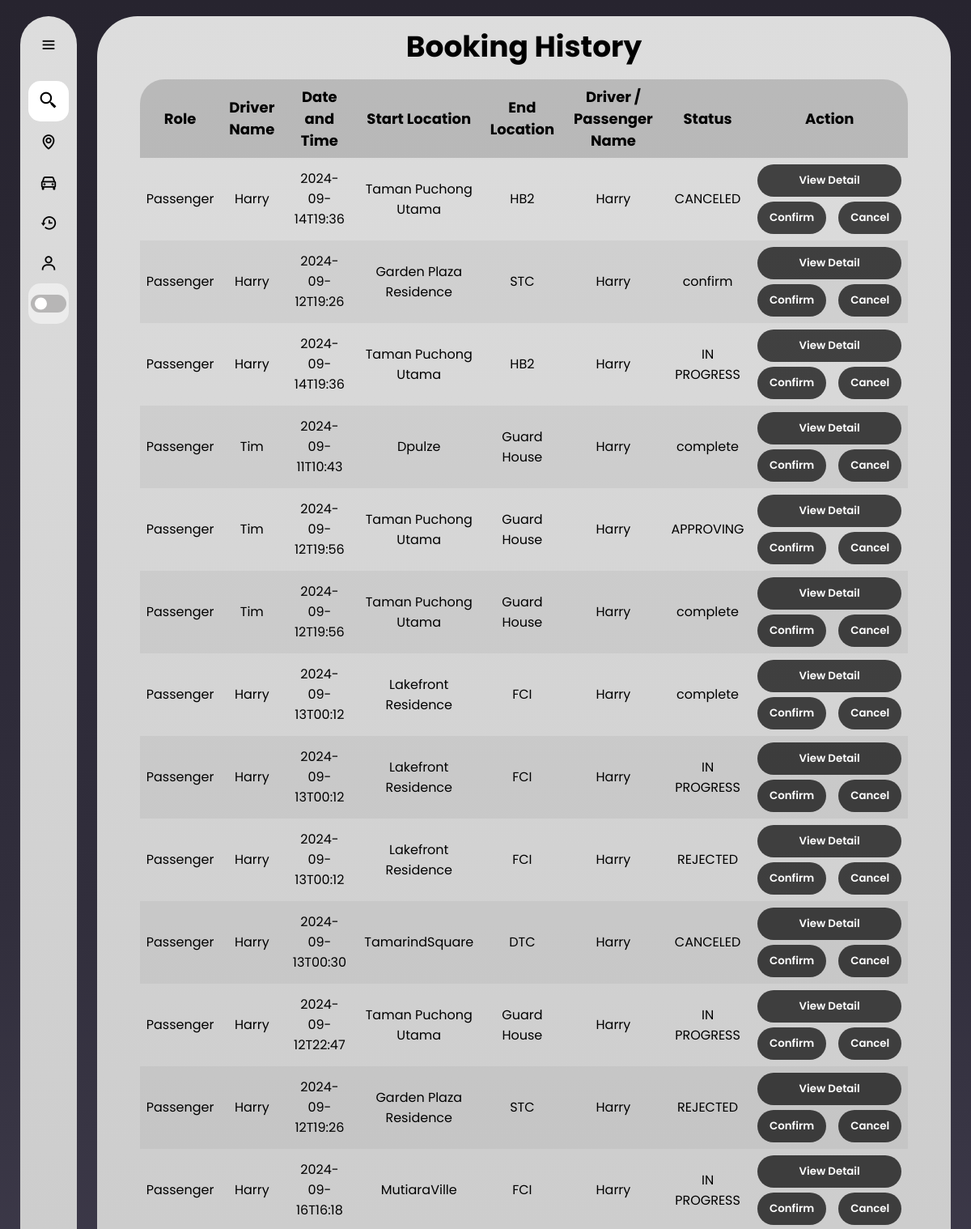
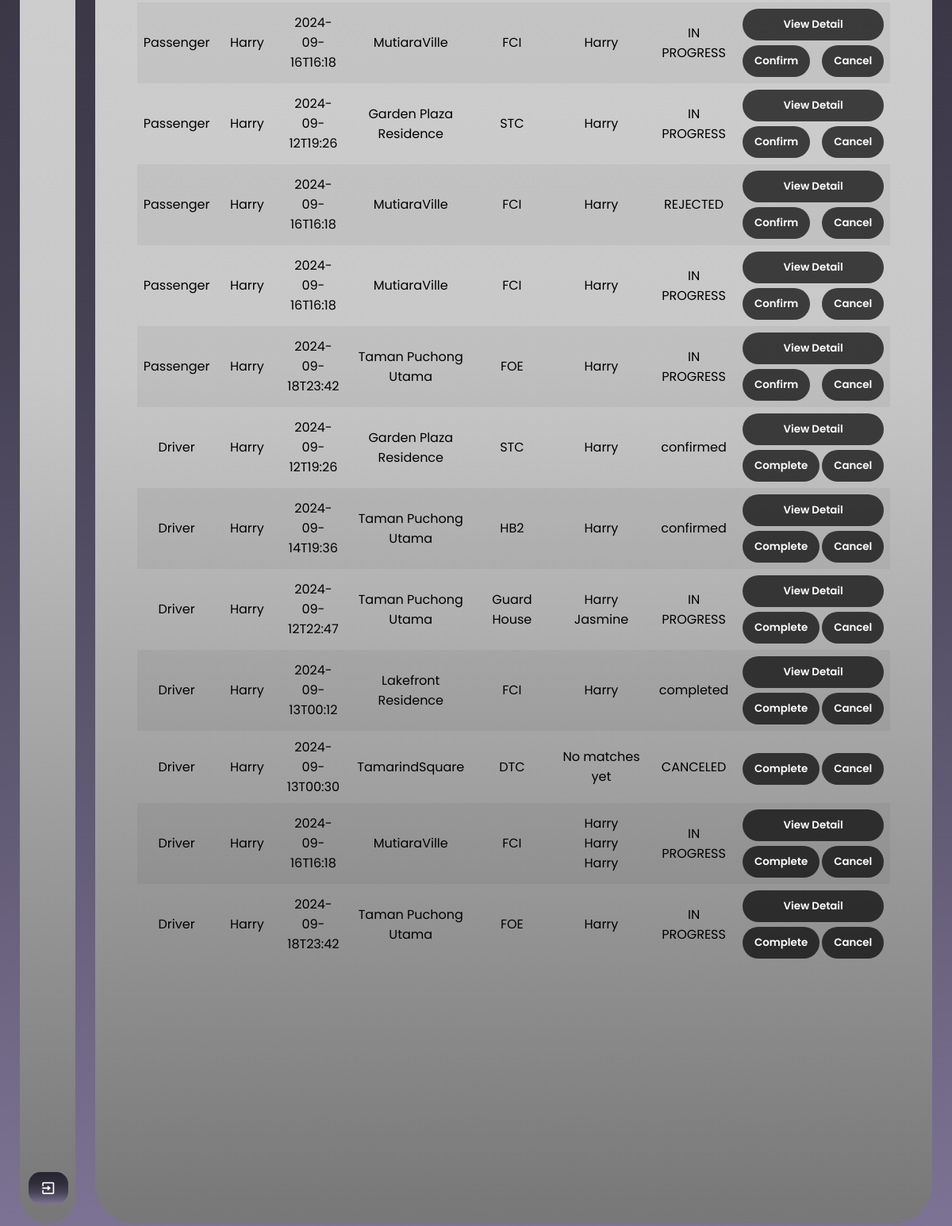
The app's page /booking_history (signed in) with its own data (2 pictures, top to bottom).
### web/models.py (models this page shows)
class PassengerMatch(db.Model):
    id = db.Column(db.Integer, primary_key=True)
    passenger_id = db.Column(db.Integer, db.ForeignKey('user.id'), nullable=False)
    driver_id = db.Column(db.Integer, db.ForeignKey('rides.id'), nullable=False)
    payment_proof_id = db.Column(db.Integer, db.ForeignKey('payment_proof.id'), nullable=True)
    status = db.Column(db.String(20), nullable=False, default='APPROVING')
    passenger = db.relationship('User', foreign_keys=[passenger_id], backref='matches_as_passenger')
    driver = db.relationship('Rides', foreign_keys=[driver_id], backref='matches_as_driver')
    payment_proof = db.relationship('PaymentProof', backref='matches', lazy=True)

class Profile(db.Model):
    id = db.Column(db.Integer, primary_key=True)
    fullName = db.Column(db.String(150))
    gender = db.Column(db.String(100), nullable=False)
    birthyear=db.Column(db.String(15), nullable=False)
    contact = db.Column(db.String(15), nullable=False)
    birthyear = db.Column(db.String(15), nullable=False)
    profile_pic = db.Column(db.String(200), default="default.jpg")
    is_approved = db.Column(db.Boolean, default=False)  # Added for moderation
    user_id = db.Column(db.Integer, db.ForeignKey('user.id'), nullable=False)
    birthyear = db.Column(db.String(15), nullable=False)

class Rides(db.Model):
    id = db.Column(db.Integer, primary_key=True)
    dateandTime = db.Column(db.String(50), nullable=False)
    start_location = db.Column(db.String(100), nullable=False)
    start_location_lat = db.Column(db.Float, nullable=True)  # Nullable
    start_location_lng = db.Column(db.Float, nullable=True)  # Nullable
    end_location = db.Column(db.String(100), nullable=False)
    end_location_lat = db.Column(db.Float, nullable=True)  # Nullable
    end_location_lng = db.Column(db.Float, nullable=True)  # Nullable
    carplate = db.Column(db.String(20), nullable=False)
    carmodel = db.Column(db.String(50), nullable=False)
    totalperson = db.Column(db.Integer, nullable=False)
    fees = db.Column(db.String(50), nullable=False)
    duitnowid = db.Column(db.String(50), nullable=True)  # Nullable
    message = db.Column(db.Text, nullable=True)  # Nullable
    status = db.Column(db.String(50), nullable=False,default='pending')
    user_id = db.Column(db.Integer, db.ForeignKey('user.id'), nullable=False)
    passenger_matches = db.relationship('PassengerMatch', foreign_keys='PassengerMatch.driver_id', backref='driver_post', lazy=True)

### web/routes.py (the view)
@bp.route('/booking_history')
@login_required
def booking_history():
    profile = Profile.query.filter_by(user_id=current_user.id).first()
    passenger_matches = PassengerMatch.query.join(User, PassengerMatch.passenger_id == User.id) \
                                            .join(Rides, PassengerMatch.driver_id == Rides.id) \
                                            .filter(PassengerMatch.passenger_id == current_user.id) \
                                            .all()
    driver_posts = Rides.query.filter_by(user_id=current_user.id).all()
    driver_matches_dict = {}
    for post in driver_posts:
        matches = PassengerMatch.query.filter(PassengerMatch.driver_id == post.id) \
                                      .filter(PassengerMatch.status.in_(['APPROVING', 'IN PROGRESS'])) \
                                      .all()
        driver_matches_dict[post.id] = matches
    profiles = Profile.query.all()
    profile_dict = {profile.user_id: profile for profile in profiles}
    return render_template('booking_history.html',
                           passenger_matches=passenger_matches,
                           profile_dict=profile_dict,
                           driver_posts=driver_posts,
                           profile=profile,
                           driver_matches_dict=driver_matches_dict)

### web/templates/booking_history.html (shortened to what this page needs)
{% extends "base_passenger.html" %}
{% block content %}
<!DOCTYPE html>
<html lang="en">
<head>
    <link rel="stylesheet" href="../static/booking_history.css">
</head>
<body>
    <div class="container">
        <div class="header">
            <h1>Booking History</h1>
        </div>
        <div class="table_body">
            <table border="1">
                <thead scope="col">
                    <tr>
                        <th>Role</th>
                        <th>Driver Name</th>
                        <th>Date and Time</th>
                        <th>Start Location</th>
                        <th>End Location</th>
                        <th>Driver / Passenger Name</th>
                        <th>Status</th>
                        <th>Action</th>
                    </tr>
                </thead>
                <tbody>
                    {% for match in passenger_matches %}
                    <tr>
                        <td>Passenger</td>
                        <td>{{ profile_dict[match.driver.user_id].fullName }}</td>
                        <td>{{ match.driver.dateandTime }}</td>
                        <td>{{ match.driver.start_location }}</td>
                        <td>{{ match.driver.end_location }}</td>
                        <td>{{ profile_dict[match.passenger_id].fullName }}</td>
                        <td>{{ match.status }}</td>
                        <td>
                            <form action="{{ url_for('main.view_detail_p', match_id=match.id) }}" method="POST">
                                <input type="submit" value="View Detail" class="btn">
                            </form>
                            <div class="selection">
                                <form action="{{ url_for('main.confirm_match', match_id=match.id) }}" method="POST">
                                    <input type="submit" value="Confirm" class="btn">
                                </form>
                                <form action="{{ url_for('main.cancel_match_p', match_id=match.id) }}" method="POST">
                                    <input type="submit" value="Cancel" class="btn">
                                </form>
                            </div>
                        </td>
                    </tr>
                    {% endfor %}
                    {% for driver in driver_posts %}
                    <tr>
                        <td>Driver</td>
                        <td>{{ profile_dict[driver.user_id].fullName }}</td>
                        <td>{{ driver.dateandTime }}</td>
                        <td>{{ driver.start_location }}</td>
                        <td>{{ driver.end_location }}</td>
                        <td>
                            {% if driver.id in driver_matches_dict and driver_matches_dict[driver.id] %}
                                {% for match in driver_matches_dict[driver.id] %}
                                    <ul>{{ profile_dict[match.passenger_id].fullName }}</ul>
                                {% endfor %}
                            {% else %}
                                No matches yet
                            {% endif %}
                        </td>
                        <td>{{ driver.status }}</td>
                        <td>
                            {% if driver.id in driver_matches_dict and driver_matches_dict[driver.id]|length > 0 %}
                                <form action="{{ url_for('main.view_detail_d', match_id=driver_matches_dict[driver.id][0].id) }}" method="POST">
                                    <input type="submit" value="View Detail" class="btn">
                                </form>
                            {% endif %}
                            <div class="selection">
                                <form action="{{ url_for('main.complete_match', match_id=driver.id) }}" method="POST">
                                    <input type="submit" value="Complete" class="btn">
                                </form>
                                <form action="{{ url_for('main.cancel_match', match_id=driver.id) }}" method="POST">
                                    <input type="submit" value="Cancel" class="btn">
                                </form>
                            </div>
                        </td>
                    </tr>
                    {% endfor %}
                </tbody>
            </table>
        </div>
    </div>
</body>
</html>
{% endblock %}

### web/static/sidebar.css (style rules this page uses)
* { margin: 0; padding: 0; box-sizing: border-box; font-family: "poppins"; }
:root { --background-color: linear-gradient(to bottom, #27242f, #292632, #2c2935, #2e2b39, #312e3c, #383544, #3f3b4c, #464254, #534e64, #615a74, #6f6784, #7d7495); --box-color: linear-gradient(180deg, #DDDDDD 0%, #C8C8C8 64.5%, #777777 100%); --text-color: black; --toggle-color: white; --mode-background: rgba(255, 255, 255, 0.5); --box-shadow: 5px 5px 10px rgba(0, 0, 0, 0.5); }
body { position: relative; min-height: 100vh; width: 100%; overflow: hidden; background: var(--background-color) fixed; }

### web/static/booking_history.css (style rules this page uses)
* { margin: 0; padding: 0; box-sizing: border-box; font-family: "poppins"; }
:root { --background-color: linear-gradient(to bottom, #27242f, #292632, #2c2935, #2e2b39, #312e3c, #383544, #3f3b4c, #464254, #534e64, #615a74, #6f6784, #7d7495); --box-color: linear-gradient(180deg, #DDDDDD 0%, #C8C8C8 64.5%, #777777 100%); --text-color: black; --toggle-color: white; --mode-background: rgba(255, 255, 255, 0.5); --box-shadow: 5px 5px 10px rgba(0, 0, 0, 0.5); --box-shadow2: 10px 10px 20px rgba(0, 0, 0, 0.5); --table-header: #2424242f; --table-data: #0000000b; --table-hover: #fff6; --btn: rgba(0, 0, 0, 0.7); }
body { position: relative; min-height: 100vh; width: 100%; }
.container { position: absolute; top: 20px; bottom: 20px; left: 120px; right: 25px; background: var(--box-color); border-radius: 50px; transition: all 0.5s ease; text-align: center; }
.header { font-size: 18px; color: var(--text-color); padding-top: 10px; pointer-events: none; }
.table_body { width: 90%; max-height: calc(87% - .8rem); margin: .8rem auto; color: var(--text-color); overflow: auto; border-radius: 30px; }
table { width: 100%; text-align: center; }
table, th, td { border: 1px solid #CCC; border-collapse: collapse; padding: 8px 8px; border: none; overflow: hidden; }
thead th { position: sticky; top: 0; left: 0; background-color: var(--table-header); pointer-events: none; font-size: 18px; }
tbody td { font-size: 16px; cursor: default; }
tbody tr:nth-child(even) { background: var(--table-data); }
.selection { padding-top: 6px; display: flex; justify-content: space-between; gap: 3px; }
.btn { width: 100%; height: 40px; background: var(--btn); border: none; border-radius: 20px; color: var(--toggle-color); cursor: pointer; font-weight: 600; padding: 0 15px; }

### records on screen
PassengerMatch: driver.dateandTime "2024-09-14T19:36", driver.start_location "Taman Puchong Utama", driver.end_location "HB2", status "CANCELED"
Profile: fullName "Harry"
PassengerMatch: driver.dateandTime "2024-09-12T19:26", driver.start_location "Garden Plaza Residence", driver.end_location "STC", status "confirm"
PassengerMatch: driver.dateandTime "2024-09-14T19:36", driver.start_location "Taman Puchong Utama", driver.end_location "HB2", status "IN PROGRESS"
PassengerMatch: driver.dateandTime "2024-09-11T10:43", driver.start_location "Dpulze", driver.end_location "Guard House", status "complete"
Profile: fullName "Tim"
PassengerMatch: driver.dateandTime "2024-09-12T19:56", driver.start_location "Taman Puchong Utama", driver.end_location "Guard House", status "APPROVING"
PassengerMatch: driver.dateandTime "2024-09-12T19:56", driver.start_location "Taman Puchong Utama", driver.end_location "Guard House", status "complete"
PassengerMatch: driver.dateandTime "2024-09-13T00:12", driver.start_location "Lakefront Residence", driver.end_location "FCI", status "complete"
PassengerMatch: driver.dateandTime "2024-09-13T00:12", driver.start_location "Lakefront Residence", driver.end_location "FCI", status "IN PROGRESS"
PassengerMatch: driver.dateandTime "2024-09-13T00:12", driver.start_location "Lakefront Residence", driver.end_location "FCI", status "REJECTED"
PassengerMatch: driver.dateandTime "2024-09-13T00:30", driver.start_location "TamarindSquare", driver.end_location "DTC", status "CANCELED"
PassengerMatch: driver.dateandTime "2024-09-12T22:47", driver.start_location "Taman Puchong Utama", driver.end_location "Guard House", status "IN PROGRESS"
PassengerMatch: driver.dateandTime "2024-09-12T19:26", driver.start_location "Garden Plaza Residence", driver.end_location "STC", status "REJECTED"
PassengerMatch: driver.dateandTime "2024-09-16T16:18", driver.start_location "MutiaraVille", driver.end_location "FCI", status "IN PROGRESS"
PassengerMatch: driver.dateandTime "2024-09-16T16:18", driver.start_location "MutiaraVille", driver.end_location "FCI", status "IN PROGRESS"
PassengerMatch: driver.dateandTime "2024-09-12T19:26", driver.start_location "Garden Plaza Residence", driver.end_location "STC", status "IN PROGRESS"
PassengerMatch: driver.dateandTime "2024-09-16T16:18", driver.start_location "MutiaraVille", driver.end_location "FCI", status "REJECTED"
PassengerMatch: driver.dateandTime "2024-09-16T16:18", driver.start_location "MutiaraVille", driver.end_location "FCI", status "IN PROGRESS"
PassengerMatch: driver.dateandTime "2024-09-18T23:42", driver.start_location "Taman Puchong Utama", driver.end_location "FOE", status "IN PROGRESS"
Rides: dateandTime "2024-09-12T19:26", start_location "Garden Plaza Residence", end_location "STC", status "confirmed"
Rides: dateandTime "2024-09-14T19:36", start_location "Taman Puchong Utama", end_location "HB2", status "confirmed"
Rides: dateandTime "2024-09-12T22:47", start_location "Taman Puchong Utama", end_location "Guard House", status "IN PROGRESS"
Profile: fullName "Jasmine"
Rides: dateandTime "2024-09-13T00:12", start_location "Lakefront Residence", end_location "FCI", status "completed"
Rides: dateandTime "2024-09-13T00:30", start_location "TamarindSquare", end_location "DTC", shows "No matches yet", status "CANCELED"
Rides: dateandTime "2024-09-16T16:18", start_location "MutiaraVille", end_location "FCI", status "IN PROGRESS"
Rides: dateandTime "2024-09-18T23:42", start_location "Taman Puchong Utama", end_location "FOE", status "IN PROGRESS"
